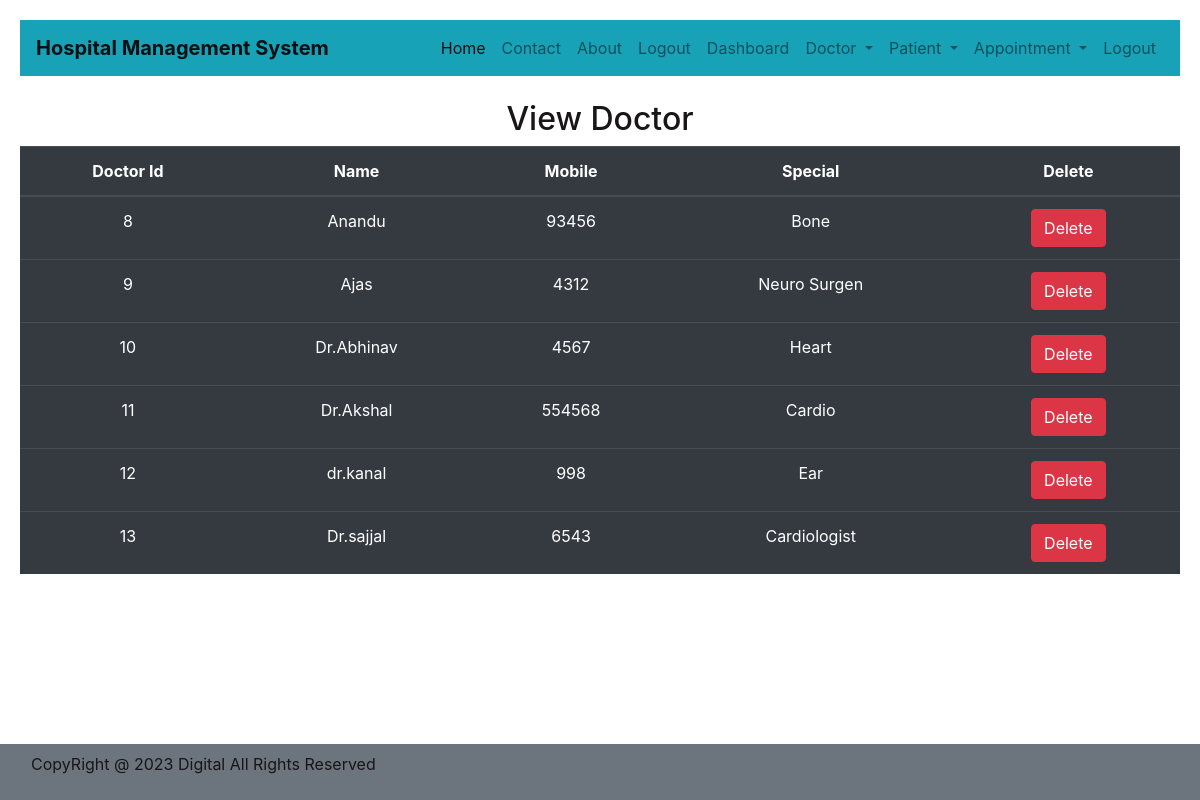
Screenshot of /hos/vdoc/ (signed in) with the database file from the repository.
### hospital/models.py (models this page shows, shortened)
class Doctor(models.Model):
    Name=models.CharField(max_length=100)
    mobile=models.IntegerField()
    special=models.CharField(max_length=100)

### hospital/views.py (the view)
# urls.py: path('vdoc/',ViewDoctor,name="viewdoctor"),
def ViewDoctor(request):
    if not request.user.is_staff:
        return redirect("login")
    doc=Doctor.objects.all()
    d={"doc":doc}
    return render(request,"view_doctor.html",d)

### hospital/templates/view_doctor.html (shortened to what this page needs)
{% include 'base.html' %}
{% include 'navigation.html' %}
{% block content %}
<div>
    <h2>View Doctor</h2>
    <table id="example" class="table table-dark">
        <thead>
            <tr>
                <th>Doctor Id</th>
                <th>Name</th>
                <th>Mobile</th>
                <th>Special</th>
                <th>Delete</th>
            </tr>
        </thead>
        <tbody>
            {% for i in doc %}
            <tr>
                <td>{{i.id}}</td>
                <td>{{i.Name}}</td>
                <td>{{i.mobile}}</td>
                <td>{{i.special}}</td>
                <td><a href="{% url 'deletedoctor' i.id %}" onclick="return confirm('Are you sure to delete?')" class="btn btn-danger">Delete</a></td>
                </tr>
            {% endfor %}
        </tbody>
    </table>
</div>
{% endblock content %}
{% include 'footer.html' %}

### hospital/templates/view_doctor.html (style rules this page uses)
body { background-image: url('https://media.gettyimages.com/id/678960791/photo/view-of-operating-room-in-hospital.jpg?s=2048x2048&w=gi&k=20&c=HnWCxQBROairEbs5mSjAQAUkriId6NWY99hM8nDqTcM='); background-size: cover; no-repeat; color: rgb(24, 22, 22); sans-serif; padding: 20px; text-align: center; }

### rows the page displays
Doctor: id "8", Name "Anandu", mobile "93456", special "Bone"
Doctor: id "9", Name "Ajas", mobile "4312", special "Neuro Surgen"
Doctor: id "10", Name "Dr.Abhinav", mobile "4567", special "Heart"
Doctor: id "11", Name "Dr.Akshal", mobile "554568", special "Cardio"
Doctor: id "12", Name "dr.kanal", mobile "998", special "Ear"
Doctor: id "13", Name "Dr.sajjal", mobile "6543", special "Cardiologist"
